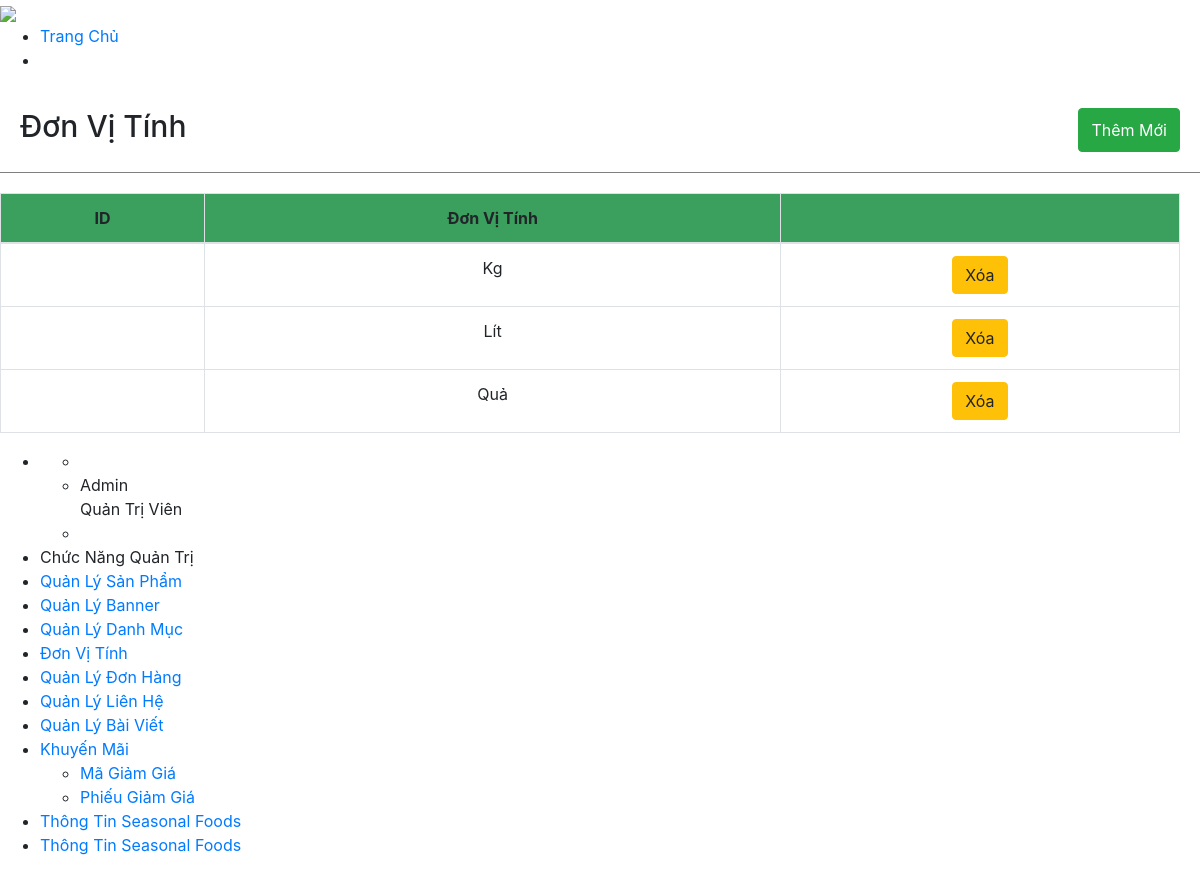
The page /SeasonalFoods2/index.php/admin/unit on the database its author committed.
### tables this page shows
CREATE TABLE `unit` (
  `id_units` int(11) NOT NULL,
  `unitName` text NOT NULL
);

### SeasonalFoods2/application/controllers/admin/unit.php (called while the page is built, shortened)
<?php
class unit extends CI_Controller {
	public function __construct()
	{
		$this->load->helper('url');
		$this->load->model('M_data');
		$this->load->library('session');
	}
	public function index()
	{
        $query = "select * from unit";
        $data["units"] = $this->M_data->load_query($query);
        $display["body"] = $this->load->view("admin/pages_admin/unit",$data,TRUE);
		$this->load->view("admin/home_admin/masterAdmin", $display);
	}
}
?>

### SeasonalFoods2/index.php (called while the page is built, shortened)
<?php
require_once BASEPATH.'core/CodeIgniter.php';

### SeasonalFoods2/application/models/M_data.php (called while the page is built, shortened)
<?php
class M_data extends CI_Model {
    public function load_query($string)
    {
        $result = $this->db->query($string);
        return $result->result_array();
    }
}
?>

### SeasonalFoods2/application/views/admin/pages_admin/unit.php (the view, shortened to what this page needs)
<div class="products-heading">
    <h1><i class="fas fa-shopping-bag"></i>Đơn Vị Tính</h1>
    <button class="btn btn-success" data-toggle="modal" data-target="#exampleModal">Thêm Mới</button>
</div>
<div class="list-products">
    <table class="table table-bordered text-center" id="table_id">
        <thead style="background-color: #3b9f5e;">
            <th>ID</th>
            <th>Đơn Vị Tính</th>
            <th></th>
        </thead>
        <tbody>
        <?php foreach($units as $unit){ ?>
        <tr id="id<?php echo $unit["id"] ?>">
            <td><?php echo $unit["id"] ?></td>
            <td><?php echo $unit["unitName"] ?></td>
            <td>
                <button class="btn btn-warning">Xóa</button>
            </td>
        </tr>
        <?php } ?>
        </tbody>
    </table>
</div>

### SeasonalFoods2/application/views/admin/pages_admin/unit.php (style rules this page uses)
.products-heading { padding-top: 20px; padding-bottom: 20px; border-bottom: 1px solid gray; display: flex; justify-content: space-between; padding-right: 20px; }
.products-heading h1 { font-size: 30px; }
.list-products { padding-top: 20px; padding-right: 20px; }

### rows shown on the page
unit: unitName "Kg"
unit: unitName "Lít"
unit: unitName "Quả"
